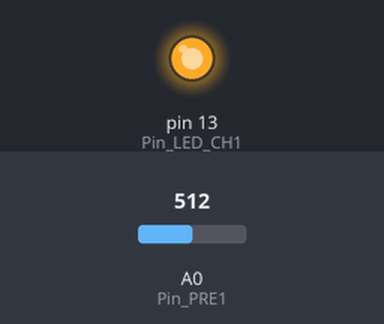
Simulated run of this sketch. Board: Arduino Uno, built with avr-gcc and run on an emulated ATmega328P. Parts: output pins drawn as LEDs (lit = HIGH). The inputs (shaded band) are chosen by the test bench; at power-on: A0 (Pin_PRE1) = 512.

Above: at 1.2 s.
1.3 s: A0 (Pin_PRE1) set to 0
At 2.0 s:
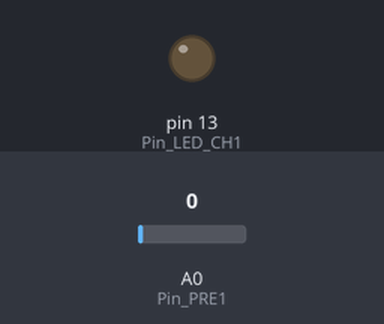
2.8 s: A0 (Pin_PRE1) set to 122
At 3.2 s:
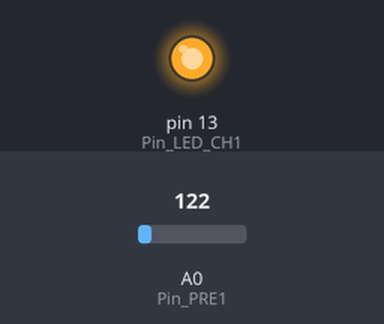
Timing chart, 0 to 5.8 s (numbered marks = the images above; inputs shaded):
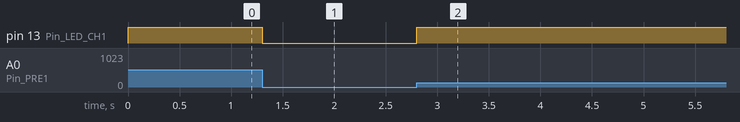

The sketch:

exemple1_cap_de_presence.ino
```cpp
int Pin_LED_CH1= 13;
const int Pin_PRE1 = A0;


void setup() {


}


void loop() {

 // input
 pinMode(Pin_PRE1, INPUT);

//output
pinMode(Pin_LED_CH1, OUTPUT);


 int Etat_Bouton_Pre1 =analogRead(Pin_PRE1);


 if( Etat_Bouton_Pre1 == 0)
{
     digitalWrite(Pin_LED_CH1, LOW);   // LED CH1 OFF


}
else {
   digitalWrite(Pin_LED_CH1, HIGH);   // LED CH1 ON


}


 }
```

Measured:
- after the input at 1.3 s, pin 13 (Pin_LED_CH1): HIGH → LOW at once
- after the input at 2.8 s, pin 13 (Pin_LED_CH1): LOW → HIGH at once
